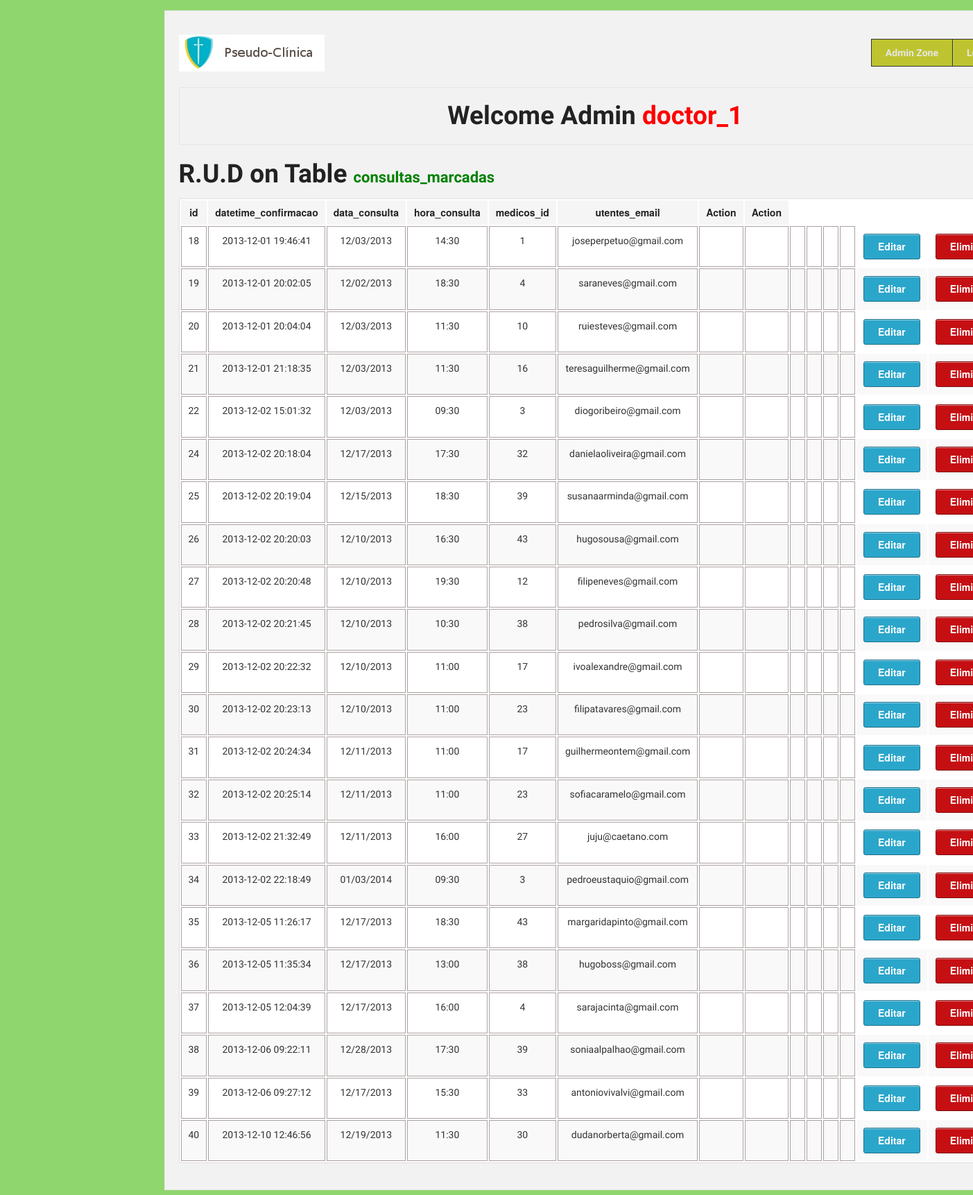
/Project_Clinica/admin/rud.php?t=consultas_marcadas (signed in), run on the app's committed database.
### tables this page shows
CREATE TABLE `consultas_marcadas` (
  `id` int(11) unsigned NOT NULL AUTO_INCREMENT,
  `datetime_confirmacao` datetime NOT NULL,
  `data_consulta` varchar(10) NOT NULL,
  `hora_consulta` varchar(10) NOT NULL,
  `medicos_id` int(10) unsigned NOT NULL,
  `utentes_email` varchar(255) NOT NULL,
  PRIMARY KEY (`id`),
  KEY `fk_consultas_com_marcacao_confirmada_a_realizar_medicos1_idx` (`medicos_id`),
  KEY `fk_consultas_com_marcacao_confirmada_a_realizar_utentes1_idx` (`utentes_email`),
  CONSTRAINT `fk_consultas_com_marcacao_confirmada_a_realizar_medicos1` FOREIGN KEY (`medicos_id`) REFERENCES `medicos` (`id`) ON DELETE CASCADE ON UPDATE CASCADE,
  CONSTRAINT `fk_consultas_com_marcacao_confirmada_a_realizar_utentes1` FOREIGN KEY (`utentes_email`) REFERENCES `utentes` (`email`) ON DELETE CASCADE ON UPDATE CASCADE
);

### Project_Clinica/admin/rud.php (the view, shortened to what this page needs)
<?php require '../MODEL/databaseConnection.php'; ?>
<!DOCTYPE html>
 <html class="no-js" lang="en">
<head>
  <link rel="stylesheet" href="../stylesheets/foundation.css">
  <link rel="stylesheet" href="../stylesheets/app.css">
</head>
<body>
  <div class="row">
    <div style="width:auto;" class="twelve columns">
      <div class="panel">
      <div class="row">
        <div class="three columns">
          <h1><a href="index.php"><img src="../images/banners_logos/logo.png" /></a></h1>
        </div>
        <div style="text-align: center;" class="nine columns">
          <ul class="nav-bar right">
           <li style="background-color: rgb(190, 196, 48);"><a style="font-weight: bold;" href="index.php">Admin Zone</a></li>
            <li style="background-color: rgb(190, 196, 48);"><a style="font-weight: bold;" href="logout.php">Logout</a></li>
          </ul>
        </div>
       </div>
       <div class="row">
        <div class="twelve columns">
          <div class="panel">
            <h2 style="text-align: center;">Welcome Admin <span style="color:red;"><?php echo $_SESSION['username']; ?></span></h2>
          </div>
            <h2 style="text-align: left;">R.U.D on Table <span style="font-size: 22px; color:green;"><?php echo $_GET['t']; ?></span></span></h2>
        </div>
      </div>
      <div class="row">
        <div style="text-align: center;" class="twelve columns">
                      <table class="twelve">
                                  <thead>
                                    <tr>
                <?php $sql = "describe " . $_GET['t'] ; ?>
                        <?php if ($result_set = $connection->query($sql)): ?>
                                <?php foreach ($result_set as $coluna): ?>
                                      <th style="text-align: center;"><?php echo $coluna[0]; ?></th>
                               <?php endforeach ?>
                       <?php endif ?>
                                    <th style="text-align: center;">Action</th>
                                    <th style="text-align: center;">Action</th>
                                    </tr>
                                  </thead>
                                          <tbody>
                      <?php
                          $count_fields = "SELECT COUNT(*)
                                            FROM INFORMATION_SCHEMA.COLUMNS
                                            WHERE TABLE_NAME = '" . $_GET['t']. "'";
                           $numero_de_campos = $connection->query($count_fields)->fetch();
                          $sql = 'SELECT * FROM ' . $_GET['t'];
                      ?>
                                    <?php if ($result_set = $connection->query($sql)): ?>
                                           <?php foreach ($result_set as $coluna): ?>
                                                  <tr>
                                                     <?php for ($celula=0; $celula < $numero_de_campos[0] ; $celula++): ?>
                                                            <td style="text-align: center; vertical-align: middle; border:1px solid #ADA1A1;"><p style="font-size:14px;"><?php echo $coluna[$celula]; ?></p></td>
                                                      <?php endfor; ?>
                                                    <td style="text-align: center; vertical-align: middle;">
                                                        <a class=" radius button" href="update.php?t=<?php echo $_GET['t']; ?>&pk=<?php echo $coluna[0]; ?>">Editar</a>
                                                     </td>
                                                      <td style="text-align: center; vertical-align: middle;">
                                                        <a class="alert radius button" href="delete.php?t=<?php echo $_GET['t']; ?>&pk=<?php echo $coluna[0]; ?>">Eliminar</a>
                                                      </td>
                                                  </tr>
                                           <?php endforeach ?>
                                    <?php endif ?>
                                          </tbody>
                          </table>
          </div>
        </div>
      </div>
    </div>
</div>
</body>
</html>

### Project_Clinica/stylesheets/app.css (style rules this page uses)
body { background: #90D66F; margin-top: 15px; }
p,h1,h2,h3,h4,h5,h6,li { font-family: 'Strait', sans-serif; }
p { font-size: 20px; }

### data on the page
consultas_marcadas: id "18", datetime_confirmacao "2013-12-01 19:46:41", data_consulta "12/03/2013", hora_consulta "14:30", medicos "1", utentes_email "joseperpetuo@gmail.com"
consultas_marcadas: id "19", datetime_confirmacao "2013-12-01 20:02:05", data_consulta "12/02/2013", hora_consulta "18:30", medicos "4", utentes_email "saraneves@gmail.com"
consultas_marcadas: id "20", datetime_confirmacao "2013-12-01 20:04:04", data_consulta "12/03/2013", hora_consulta "11:30", medicos "10", utentes_email "ruiesteves@gmail.com"
consultas_marcadas: id "21", datetime_confirmacao "2013-12-01 21:18:35", data_consulta "12/03/2013", hora_consulta "11:30", medicos "16", utentes_email "teresaguilherme@gmail.com"
consultas_marcadas: id "22", datetime_confirmacao "2013-12-02 15:01:32", data_consulta "12/03/2013", hora_consulta "09:30", medicos "3", utentes_email "diogoribeiro@gmail.com"
consultas_marcadas: id "24", datetime_confirmacao "2013-12-02 20:18:04", data_consulta "12/17/2013", hora_consulta "17:30", medicos "32", utentes_email "danielaoliveira@gmail.com"
consultas_marcadas: id "25", datetime_confirmacao "2013-12-02 20:19:04", data_consulta "12/15/2013", hora_consulta "18:30", medicos "39", utentes_email "susanaarminda@gmail.com"
consultas_marcadas: id "26", datetime_confirmacao "2013-12-02 20:20:03", data_consulta "12/10/2013", hora_consulta "16:30", medicos "43", utentes_email "hugosousa@gmail.com"
consultas_marcadas: id "27", datetime_confirmacao "2013-12-02 20:20:48", data_consulta "12/10/2013", hora_consulta "19:30", medicos "12", utentes_email "filipeneves@gmail.com"
consultas_marcadas: id "28", datetime_confirmacao "2013-12-02 20:21:45", data_consulta "12/10/2013", hora_consulta "10:30", medicos "38", utentes_email "pedrosilva@gmail.com"
consultas_marcadas: id "29", datetime_confirmacao "2013-12-02 20:22:32", data_consulta "12/10/2013", hora_consulta "11:00", medicos "17", utentes_email "ivoalexandre@gmail.com"
consultas_marcadas: id "30", datetime_confirmacao "2013-12-02 20:23:13", data_consulta "12/10/2013", hora_consulta "11:00", medicos "23", utentes_email "filipatavares@gmail.com"
consultas_marcadas: id "31", datetime_confirmacao "2013-12-02 20:24:34", data_consulta "12/11/2013", hora_consulta "11:00", medicos "17", utentes_email "guilhermeontem@gmail.com"
consultas_marcadas: id "32", datetime_confirmacao "2013-12-02 20:25:14", data_consulta "12/11/2013", hora_consulta "11:00", medicos "23", utentes_email "sofiacaramelo@gmail.com"
consultas_marcadas: id "33", datetime_confirmacao "2013-12-02 21:32:49", data_consulta "12/11/2013", hora_consulta "16:00", medicos "27", utentes_email "juju@caetano.com"
consultas_marcadas: id "34", datetime_confirmacao "2013-12-02 22:18:49", data_consulta "01/03/2014", hora_consulta "09:30", medicos "3", utentes_email "pedroeustaquio@gmail.com"
consultas_marcadas: id "35", datetime_confirmacao "2013-12-05 11:26:17", data_consulta "12/17/2013", hora_consulta "18:30", medicos "43", utentes_email "margaridapinto@gmail.com"
consultas_marcadas: id "36", datetime_confirmacao "2013-12-05 11:35:34", data_consulta "12/17/2013", hora_consulta "13:00", medicos "38", utentes_email "hugoboss@gmail.com"
consultas_marcadas: id "37", datetime_confirmacao "2013-12-05 12:04:39", data_consulta "12/17/2013", hora_consulta "16:00", medicos "4", utentes_email "sarajacinta@gmail.com"
consultas_marcadas: id "38", datetime_confirmacao "2013-12-06 09:22:11", data_consulta "12/28/2013", hora_consulta "17:30", medicos "39", utentes_email "soniaalpalhao@gmail.com"
consultas_marcadas: id "39", datetime_confirmacao "2013-12-06 09:27:12", data_consulta "12/17/2013", hora_consulta "15:30", medicos "33", utentes_email "antoniovivalvi@gmail.com"
consultas_marcadas: id "40", datetime_confirmacao "2013-12-10 12:46:56", data_consulta "12/19/2013", hora_consulta "11:30", medicos "30", utentes_email "dudanorberta@gmail.com"

### other printed values
$_SESSION['username'] "doctor_1"
$_GET['t'] "consultas_marcadas"
$coluna[0] "id"
$coluna[0] "datetime_confirmacao"
$coluna[0] "data_consulta"
$coluna[0] "hora_consulta"
$coluna[0] "medicos_id"
$coluna[0] "utentes_email"
